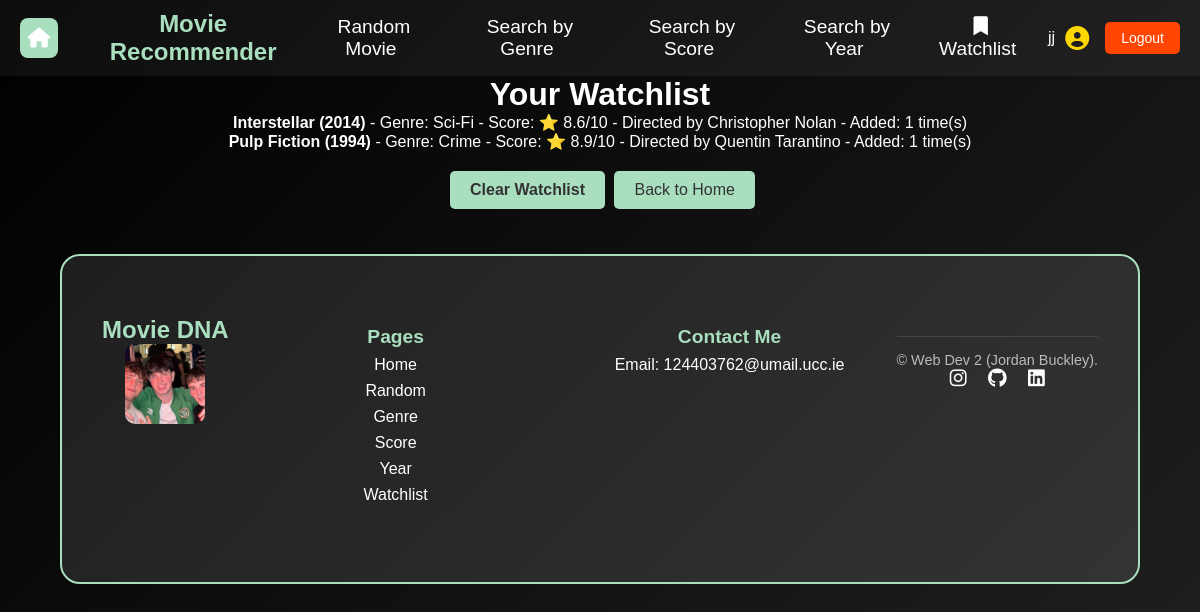
Screenshot of /watchlist (signed in) with the database file from the repository.
### tables this page shows
CREATE TABLE watchlist (
    user_id TEXT NOT NULL,
    movie_id INTEGER NOT NULL,
    count INTEGER DEFAULT 1,
    PRIMARY KEY (user_id, movie_id),
    FOREIGN KEY (user_id) REFERENCES users(user_id),
    FOREIGN KEY (movie_id) REFERENCES movies(movie_id)
);

CREATE TABLE movies 
(
    movie_id INTEGER PRIMARY KEY AUTOINCREMENT,
    title TEXT NOT NULL,
    genre TEXT NOT NULL,
    score FLOAT,
    year INTEGER,
    director TEXT,
    description TEXT
);

### app.py (the view)
@app.route("/watchlist")
@login_required
def cart():
    db = get_db()
    user_id = session["user_id"]
    watchlist = db.execute("""
        SELECT movies.*, watchlist.count
        FROM watchlist
        JOIN movies ON watchlist.movie_id = movies.movie_id
        WHERE watchlist.user_id = ?
    """, (user_id,)).fetchall()
    return render_template("watchlist.html", watchlist=watchlist)

### app.py (called while the page is built)
@app.before_request
def load_logged_in_user():
    g.user = session.get("user_id")
    g.is_admin = session.get("is_admin", False)

def login_required(view):
    @wraps(view)
    def wrapped_view(*args, **kwargs):
        if g.user is None:
            return(redirect(url_for("login", next=request.url)))
        return view(*args, **kwargs)
    return wrapped_view

### database.py (called while the page is built)
def get_db():
    if "db" not in g:
        g.db = sqlite3.connect(DATABASE,
                                detect_types=sqlite3.PARSE_DECLTYPES
                        )
        g.db.row_factory = sqlite3.Row
    return g.db

### templates/watchlist.html
{% extends "base.html" %}
{% block main_content %}
    <h1>Your Watchlist</h1>
    {% if watchlist %}
        <ul>
            {% for movie in watchlist %}
                <li>
                    <strong>{{ movie.title }} ({{ movie.year }})</strong>
                    - Genre: {{ movie.genre }}
                    - Score: ⭐ {{ movie.score }}/10
                    - Directed by {{ movie.director }}
                    - Added: {{ movie.count }} time(s)
                </li>
            {% endfor %}
        </ul>
        <a href="{{ url_for('clear_watchlist') }}" class="btn">Clear Watchlist</a>
    {% else %}
        <p>Your watchlist is empty.</p>
    {% endif %}
    <a href="{{ url_for('index') }}" class="back-button">Back to Home</a>
{% endblock %}

### templates/base.html (shortened to what this page needs)
<!DOCTYPE html>
<html lang="en">
<head>
    <link rel="stylesheet" href="{{ url_for('static', filename='styles.css') }}">
    <link rel="stylesheet" href="https://cdnjs.cloudflare.com/ajax/libs/font-awesome/6.0.0/css/all.min.css">
</head>
<body>
    <header>
        <nav>
            <section id="nav-container">
                <section id="nav-left">
                    <a href="/" id="home-icon">
                        <i class="fa-solid fa-house"></i>
                    </a>
                    <section id="nav-logo">
                        <a href="{{ url_for('index') }}">Movie Recommender</a>
                    </section>
                </section>
                <section id="nav-links">
                    <ul>
                        <li><a href="{{ url_for('random_movie') }}">Random Movie</a></li>
                        <li><a href="{{ url_for('genre_search') }}">Search by Genre</a></li>
                        <li><a href="{{ url_for('score_search') }}">Search by Score</a></li>
                        <li><a href="{{ url_for('year_search') }}">Search by Year</a></li>
                        <li>
                            <a href="{{ url_for('cart') }}">
                                <i class="fa-solid fa-bookmark"></i> Watchlist
                            </a>
                        </li>
                    </ul>
                </section>
                <section id="nav-user">
                    {% if session['user_id'] %}
                    <section id="user-info">
                        <p id="username">{{ session['user_id'] }}</p>
                        <i class="fas fa-user-circle" id="user-icon"></i>
                    </section>
                    <a href="{{ url_for('logout') }}" id="logout-btn">Logout</a>
                    {% else %}
                    <a href="{{ url_for('login') }}" id="login-btn">Login</a>
                    <a href="{{ url_for('registration') }}" id="register-btn">Register</a>
                    {% endif %}
                </section>
            </section>
        </nav>
    </header>
    <main>
        {% block main_content %}{% endblock %}
    </main>
    <footer class="footer">
        <section class="footer-container">
            <section class="footer-logo">
                <h2>Movie DNA</h2>
                <img src="static/images/jordan_buckley.jpg" alt="Jordan Buckley" />
            </section>
            <section class="footer-links">
                <h3>Pages</h3>
                <ul>
                    <li><a href="/">Home</a></li>
                    <li><a href="/random">Random</a></li>
                    <li><a href="/genre">Genre</a></li>
                    <li><a href="/score">Score</a></li>
                    <li><a href="/year">Year</a></li>
                    <li><a href="{{ url_for('cart') }}">Watchlist</a></li>
                </ul>
            </section>
            <section class="footer-contact">
                <h3>Contact Me</h3>
                <p>Email: <a href="mailto:124403762@umail.ucc.ie">124403762@umail.ucc.ie</a></p>
            </section>
            <section class="footer-bottom">
                <p>&copy; Web Dev 2 (Jordan Buckley).</p>
                <section class="social-icons">
                    <a aria-label="Instagram" href="https://www.instagram.com/jordanbuckley_20/" target="_blank">
                        <i class="fab fa-instagram"></i>
                    </a>
                    <a aria-label="GitHub" href="https://github.com/JordanBuckleyGit" target="_blank">
                        <i class="fab fa-github"></i>
                    </a>
                    <a aria-label="LinkedIn" href="https://www.linkedin.com/in/jordan05/" target="_blank">
                        <i class="fab fa-linkedin"></i>
                    </a>
                </section>
            </section>
    </footer>
</body>
</html>

### static/styles.css (style rules this page uses)
* { margin: 0; padding: 0; box-sizing: border-box; }
body { font-family: 'Arial', sans-serif; background: linear-gradient(-45deg, #0f0f0f, #1c1c1c, #2c2c2c, #000000); background-size: 400% 400%; animation: movingBackground 10s ease infinite; color: white; text-align: center; min-height: 100vh; display: flex; flex-direction: column; }
nav { background: rgba(255, 255, 255, 0.05); padding: 0.625rem 1.25rem; display: flex; align-items: center; position: sticky; top: 0; z-index: 1000; }
#nav-container { width: 100%; max-width: 100%; display: flex; justify-content: space-between; align-items: center; margin: 0 auto; }
#nav-left { display: flex; align-items: center; gap: 10px; }
#home-icon { margin-right: 10px; display: inline-flex; align-items: center; justify-content: center; width: 40px; height: 40px; background-color: #A9DFBF; color: white; border-radius: 8px; text-decoration: none; font-size: 20px; transition: background 0.3s ease; }
#nav-logo a { font-size: 1.5rem; font-weight: bold; color: #A9DFBF; text-decoration: none; }
#nav-links { margin-left: auto; margin-right: 20px; }
#nav-links ul { list-style: none; display: flex; gap: 1.25rem; }
#nav-links ul li a { padding: 2px 3px; border-radius: 1.1rem; color: white; text-decoration: none; font-size: 1.2rem; transition: color 0.3s ease; }
#nav-user { display: flex; align-items: center; gap: 1rem; margin-left: auto; }
#user-info { display: flex; align-items: center; gap: 0.625rem; }
#username { font-size: 1rem; color: white; }
#user-icon { font-size: 1.5rem; color: #FFD700; }
#login-btn, #register-btn, #logout-btn { padding: 0.5rem 1rem; border-radius: 0.313rem; text-decoration: none; font-size: 0.875rem; transition: background 0.3s ease; }
#logout-btn { background: #FF4500; color: white; }
.footer { background: rgba(255, 255, 255, 0.1); border: 2px solid #A9DFBF; border-radius: 20px; padding: 40px; width: 90%; max-width: 95%; margin: 40px auto; text-align: center; transition: transform 0.3s ease, box-shadow 0.3s ease; }
.footer-container { display: flex; justify-content: space-between; flex-wrap: wrap; padding: 20px 0; }
.footer-logo img { max-width: 80px; border-radius: 10px; transition: transform 0.3s ease; }
.footer-logo h2 { font-size: 1.5em; font-weight: bold; color: #A9DFBF; }
.footer-links, .footer-contact { flex: 1; margin: 10px; min-width: 180px; }
.footer-links h3, .footer-contact h3 { font-size: 1.2em; margin-bottom: 8px; color: #A9DFBF; }
.footer-links ul { list-style: none; padding: 0; }
.footer-links ul li { margin-bottom: 8px; }
.footer-links ul li a { color: white; text-decoration: none; transition: color 0.3s ease; }
.footer-contact a { color: white; text-decoration: none; transition: color 0.3s ease; }
.footer-bottom { padding-top: 15px; border-top: 1px solid #444; margin-top: 20px; }
.footer-bottom p, .footer-bottom a { color: #bbb; font-size: 0.9em; }
.footer-bottom a { margin-left: 15px; text-decoration: none; }
.social-icons a { font-size: 1.2em; color: white; margin: 0 8px; transition: color 0.3s ease; }
.btn { display: inline-block; padding: 10px 20px; background: #A9DFBF; color: #333; text-decoration: none; font-size: 1rem; border-radius: 5px; transition: background 0.3s ease, transform 0.2s ease; margin: 5px; text-align: center; font-weight: bold; }
.back-button { display: inline-block; margin-top: 20px; padding: 10px 20px; background: #A9DFBF; color: #333; text-decoration: none; border-radius: 5px; transition: background 0.3s ease; }
#user-info { position: relative; display: flex; align-items: center; gap: 10px; }

### rows the page displays
watchlist: title "Interstellar", year "2014", genre "Sci-Fi", score "8.6", director "Christopher Nolan", count "1"
watchlist: title "Pulp Fiction", year "1994", genre "Crime", score "8.9", director "Quentin Tarantino", count "1"

### other values shown
{{ session['user_id'] }} "jj"
